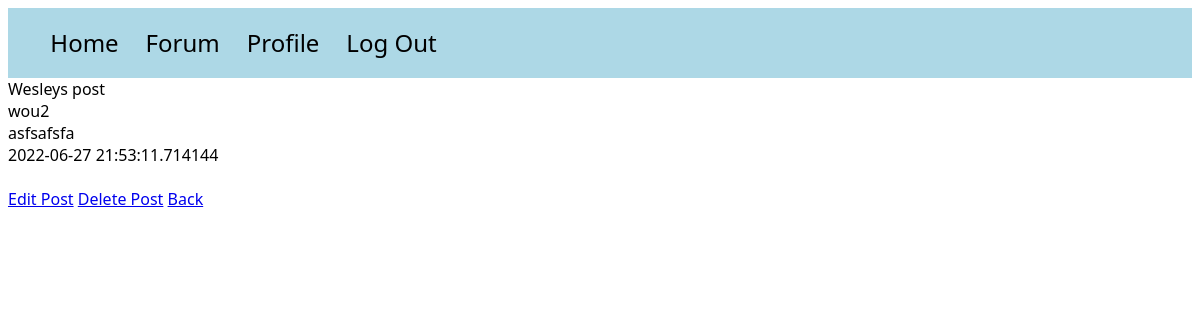
Page /posts/3 (signed in) on the earlier database version.
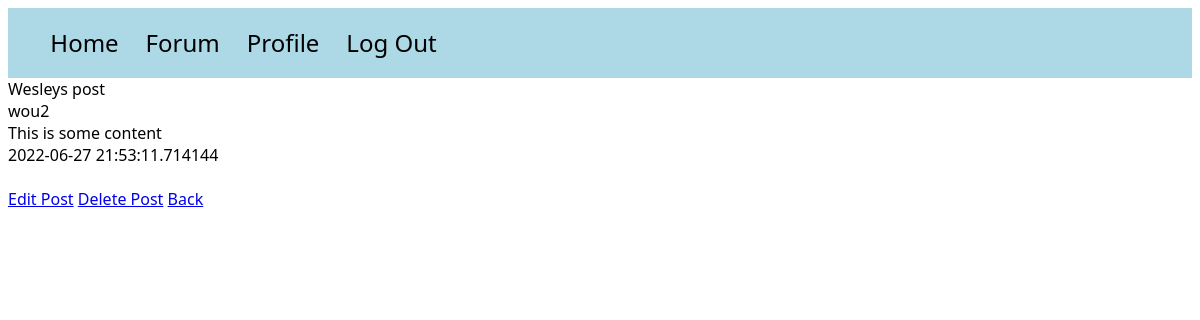
Same page on the later database version.
### models.py (models this page shows)
class Post(db.Model):
    id = db.Column(db.Integer, primary_key=True)
    title = db.Column(db.String(100))
    content = db.Column(db.Text)
    poster_id = db.Column(db.Integer, db.ForeignKey(User.id))
    date_posted = db.Column(db.DateTime, default=datetime.utcnow)
    slug = db.Column(db.String(256))

### app.py (the view)
@app.route('/posts/<int:id>')
def post(id):
    post = Post.query.get_or_404(id)
    return render_template("post.html", post=post)

### app.py (called while the page is built)
@login_manager.user_loader
def load_user(user_id):
    try:
        return User.query.get(int(user_id))
    except:
        return None

### templates/post.html (shortened to what this page needs)
<!DOCTYPE html>
<html lang="en">
<head>
</head>
<link rel="stylesheet" href="/static/style.css">
<body>
<div id="navbar">
    <ul>
        <a href="{{ url_for('home') }}"><li>Home</li></a>
        <a href="{{ url_for('posts') }}"><li>Forum</li></a>
        {% if current_user.is_authenticated %}
        <a href="{{ url_for('main.profile') }}"><li>Profile</li></a>
        {% endif %}
        {% if current_user.is_authenticated %}
        <a href="{{ url_for('auth.logout') }}"><li>Log Out</li></a>
        {% endif %}
    </ul>
</div>
{{ post.title }}<br>
{{ post.poster.name }}<br>
{{ post.content }}<br>
{{ post.date_posted }}<br><br>
{% if current_user.id == post.poster_id %}
<a href="{{ url_for('edit_post', id=post.id) }}">Edit Post</a>
<a href="{{ url_for('delete_post', id=post.id) }}">Delete Post</a>
{% endif %}
<a href="{{ url_for('posts') }}">Back</a>
</body>
</html>

Differences in the rows shown:
changed Post "Wesleys post": content "asfsafsfa" → "This is some content"
